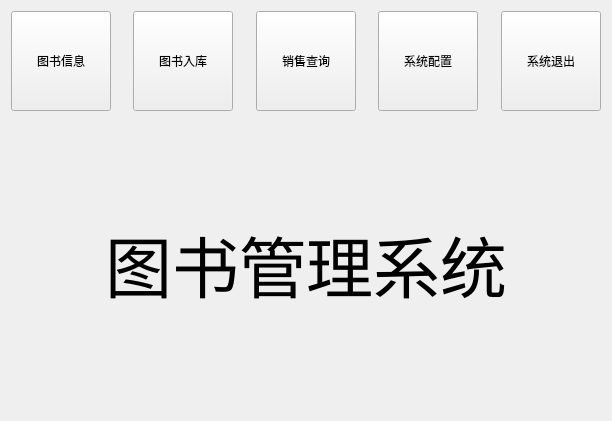
<?xml version="1.0" encoding="UTF-8"?>
<ui version="4.0">
 <class>Dialog</class>
 <widget class="QDialog" name="Dialog">
  <property name="geometry">
   <rect>
    <x>0</x>
    <y>0</y>
    <width>612</width>
    <height>421</height>
   </rect>
  </property>
  <property name="windowTitle">
   <string>Dialog</string>
  </property>
  <layout class="QVBoxLayout" name="verticalLayout">
   <item>
    <layout class="QHBoxLayout" name="horizontalLayout_4">
     <item>
      <widget class="QPushButton" name="btnBookInfo">
       <property name="minimumSize">
        <size>
         <width>100</width>
         <height>100</height>
        </size>
       </property>
       <property name="maximumSize">
        <size>
         <width>16777215</width>
         <height>16777215</height>
        </size>
       </property>
       <property name="text">
        <string>图书信息</string>
       </property>
       <property name="autoDefault">
        <bool>false</bool>
       </property>
      </widget>
     </item>
     <item>
      <spacer name="horizontalSpacer">
       <property name="orientation">
        <enum>Qt::Horizontal</enum>
       </property>
       <property name="sizeHint" stdset="0">
        <size>
         <width>40</width>
         <height>20</height>
        </size>
       </property>
      </spacer>
     </item>
     <item>
      <widget class="QPushButton" name="btnBookAdd">
       <property name="minimumSize">
        <size>
         <width>100</width>
         <height>100</height>
        </size>
       </property>
       <property name="maximumSize">
        <size>
         <width>16777215</width>
         <height>16777215</height>
        </size>
       </property>
       <property name="text">
        <string>图书入库</string>
       </property>
       <property name="autoDefault">
        <bool>false</bool>
       </property>
      </widget>
     </item>
     <item>
      <spacer name="horizontalSpacer_2">
       <property name="orientation">
        <enum>Qt::Horizontal</enum>
       </property>
       <property name="sizeHint" stdset="0">
        <size>
         <width>40</width>
         <height>20</height>
        </size>
       </property>
      </spacer>
     </item>
     <item>
      <widget class="QPushButton" name="btnBookSale">
       <property name="minimumSize">
        <size>
         <width>100</width>
         <height>100</height>
        </size>
       </property>
       <property name="maximumSize">
        <size>
         <width>16777215</width>
         <height>16777215</height>
        </size>
       </property>
       <property name="text">
        <string>销售查询</string>
       </property>
       <property name="autoDefault">
        <bool>false</bool>
       </property>
      </widget>
     </item>
     <item>
      <spacer name="horizontalSpacer_3">
       <property name="orientation">
        <enum>Qt::Horizontal</enum>
       </property>
       <property name="sizeHint" stdset="0">
        <size>
         <width>40</width>
         <height>20</height>
        </size>
       </property>
      </spacer>
     </item>
     <item>
      <widget class="QPushButton" name="btnSysConf">
       <property name="minimumSize">
        <size>
         <width>100</width>
         <height>100</height>
        </size>
       </property>
       <property name="maximumSize">
        <size>
         <width>16777215</width>
         <height>16777215</height>
        </size>
       </property>
       <property name="text">
        <string>系统配置</string>
       </property>
       <property name="autoDefault">
        <bool>false</bool>
       </property>
      </widget>
     </item>
     <item>
      <spacer name="horizontalSpacer_4">
       <property name="orientation">
        <enum>Qt::Horizontal</enum>
       </property>
       <property name="sizeHint" stdset="0">
        <size>
         <width>40</width>
         <height>20</height>
        </size>
       </property>
      </spacer>
     </item>
     <item>
      <widget class="QPushButton" name="btnSysExit">
       <property name="minimumSize">
        <size>
         <width>100</width>
         <height>100</height>
        </size>
       </property>
       <property name="maximumSize">
        <size>
         <width>16777215</width>
         <height>16777215</height>
        </size>
       </property>
       <property name="text">
        <string>系统退出</string>
       </property>
       <property name="autoDefault">
        <bool>false</bool>
       </property>
      </widget>
     </item>
    </layout>
   </item>
   <item>
    <layout class="QVBoxLayout" name="verticalLayout_2">
     <item>
      <spacer name="verticalSpacer">
       <property name="orientation">
        <enum>Qt::Vertical</enum>
       </property>
       <property name="sizeHint" stdset="0">
        <size>
         <width>20</width>
         <height>40</height>
        </size>
       </property>
      </spacer>
     </item>
     <item>
      <widget class="QLabel" name="label">
       <property name="font">
        <font>
         <pointsize>50</pointsize>
        </font>
       </property>
       <property name="text">
        <string>图书管理系统</string>
       </property>
       <property name="alignment">
        <set>Qt::AlignCenter</set>
       </property>
      </widget>
     </item>
     <item>
      <spacer name="verticalSpacer_2">
       <property name="orientation">
        <enum>Qt::Vertical</enum>
       </property>
       <property name="sizeHint" stdset="0">
        <size>
         <width>20</width>
         <height>40</height>
        </size>
       </property>
      </spacer>
     </item>
    </layout>
   </item>
  </layout>
 </widget>
 <resources/>
 <connections/>
</ui>
